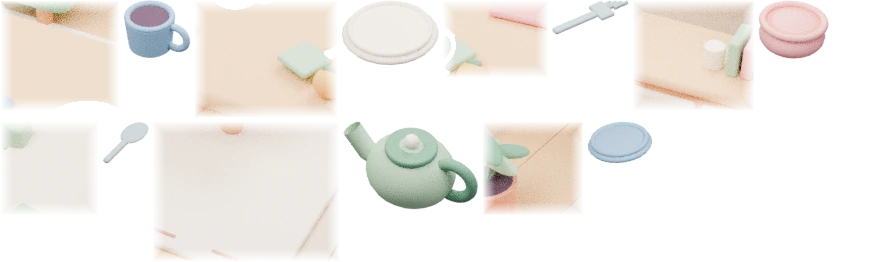
#> input picture assets/pickups.webp, 880 x 262 px
$ python pack_hd_plate.py ../assets/pickups.webp
#> lines starting #> are read from the running program, lines starting #| are printed output that depends on the picture
"""Prepare the 2× room plate, retaining soft shadows and the approved framing."""
import sys
from pathlib import Path

import cv2
import numpy as np
from PIL import Image, ImageDraw, ImageFilter

root=Path(__file__).resolve().parents[1]
base=Image.open(sys.argv[1]).convert("RGB")
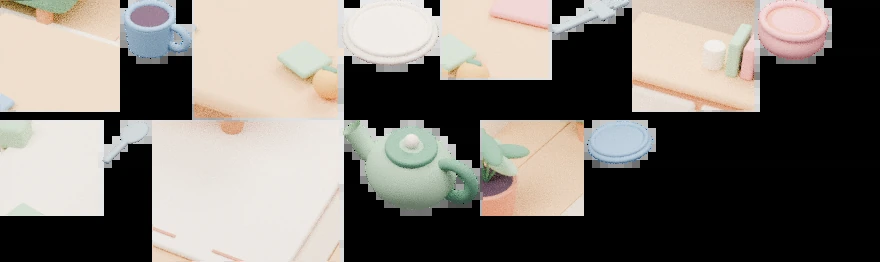
#> base: PIL image 880x262 RGB; mean R, G, B 125.2, 120, 113.9
#> (the run stopped early here; a loop or call above may not have finished)

$ run again, on assets/flight-cabinet.webp
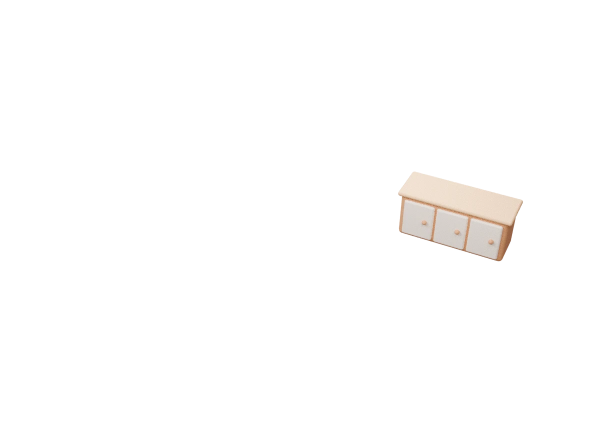
#> input picture assets/flight-cabinet.webp, 1200 x 896 px (shown at 1/2 size)
#> `base=Image.open(sys.argv[1]).convert("RGB")`:
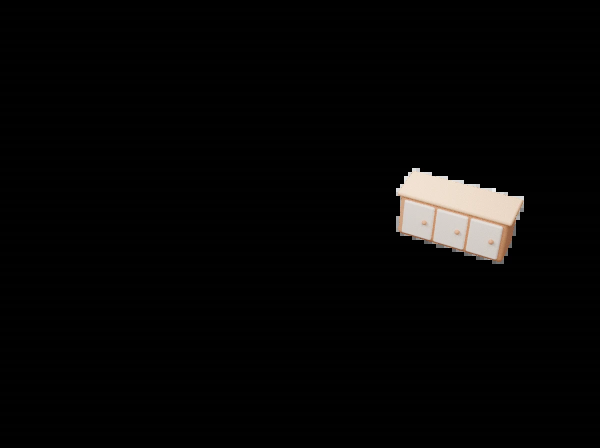
#> base: PIL image 1200x896 RGB (shown at 1/2 size); mean R, G, B 6.9, 6.4, 6

$ run again, on assets/flight-chair.webp
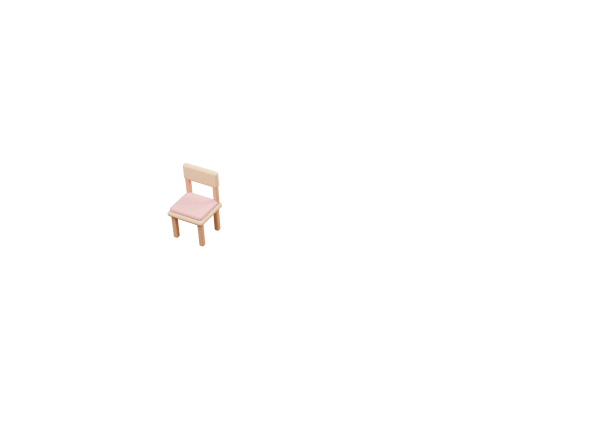
#> input picture assets/flight-chair.webp, 1200 x 896 px (shown at 1/2 size)
#> `base=Image.open(sys.argv[1]).convert("RGB")`:
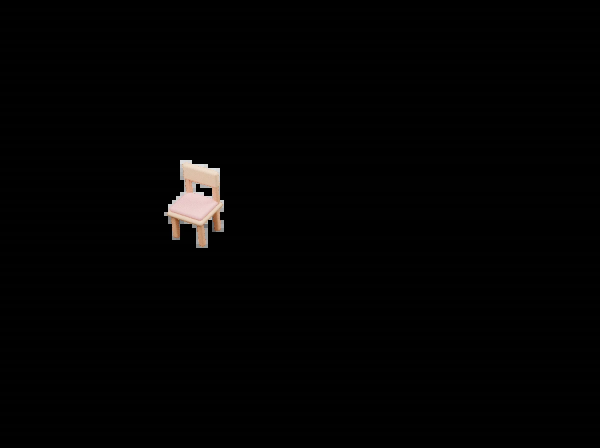
#> base: PIL image 1200x896 RGB (shown at 1/2 size); mean R, G, B 2.8, 2.5, 2.3
